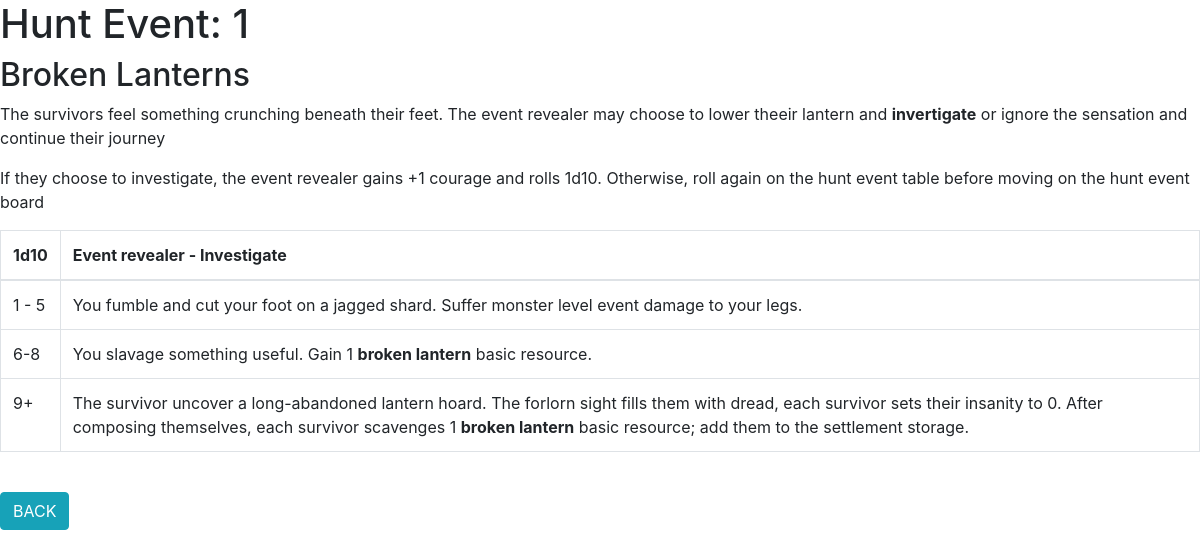
Screenshot of /result.php?result=1 with the database file from the repository.
### tables this page shows
CREATE TABLE IF NOT EXISTS `hunt` (
  `ID` int(11) NOT NULL AUTO_INCREMENT,
  `TITLE` varchar(50) NOT NULL,
  `DESCRIPTION` text NOT NULL,
  PRIMARY KEY (`ID`)
);

### result.php (the view, shortened to what this page needs)
<!doctype html>
<html lang="en">
  <head>
    <link rel="stylesheet" href="https://stackpath.bootstrapcdn.com/bootstrap/4.1.3/css/bootstrap.min.css">
  </head>
  <body>
  <?php
  $ID = $_GET['result'];
   echo '<h1>Hunt Event: '.$ID.'</h1>';
$mysqli = new mysqli("localhost", "root", "", "hunt_event");
$sql = 'SELECT * FROM hunt WHERE ID ='.$ID.'';
$result = mysqli_query($mysqli, $sql);
if (mysqli_num_rows($result) > 0) {
   while($row = mysqli_fetch_assoc($result)) {
     echo'<h2>'.$row['TITLE'].'</h2>';
      echo $row["DESCRIPTION"]. "<br>";
   }
} else {
   echo "0 results";
}
?>
<a href="index.php" class="btn btn-info" role="button">BACK</a>
  </body>
</html>

### rows the page displays
hunt: TITLE "Broken Lanterns", DESCRIPTION "The survivors feel something crunching beneath their feet. The event revealer may choose to lower theeir lantern and invertigate or ignore the sensation and continue their journey If they choose to investigate, the event revealer gains +1 courage and rolls 1d10. Otherwise, roll again on the hunt event table before moving on the hunt event board 1d10 Event revealer - Investigate 1 - 5 You fumble and cut your foot on a jagged shard. Suffer monster level event damage to your legs. 6-8 You slavage something useful. Gain 1 broken lantern basic resource. 9+ The survivor uncover a long-abandoned lantern hoard. The forlorn sight fills them with dread, each survivor sets their insanity to 0. After…"

### other values shown
$ID "1"
